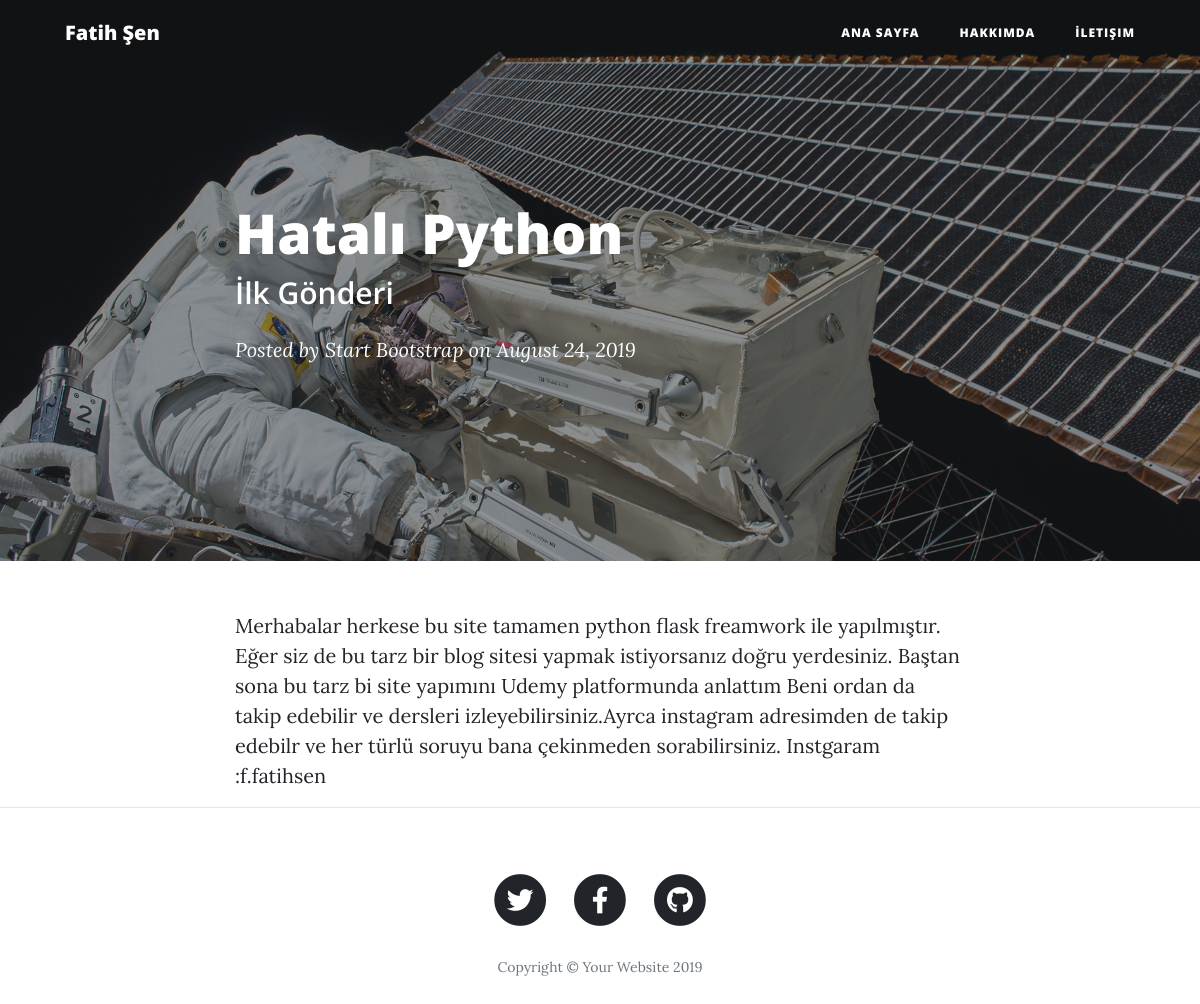
The page /post/hatalı-python-ilk-gönderi on the database its author committed.
### app.py (models this page shows)
class Posts(db.Model):
    num = db.Column(db.Integer, primary_key=True)
    baslik=db.Column(db.String(30), nullable=False)
    alt_bas = db.Column(db.String(30), nullable=False)
    url_yap=db.Column(db.String(30), nullable=False)
    içerik=db.Column(db.String(120), nullable=False)

### app.py (the view)
@app.route("/post/<string:url_yap>",methods=["GET","POST"])
def post(url_yap):
    if(request.method=="GET"):
        posto=Posts.query.filter_by(url_yap=url_yap).first()
        return render_template("post.html",posto=posto)
    return render_template("post.html")

### templates/post.html (shortened to what this page needs)
<!DOCTYPE html>
<html lang="en">
<head>
  <link rel="stylesheet" href="{{ url_for('static', filename='vendor/bootstrap/css/bootstrap.min.css') }}"/>
  <link href="{{ url_for('static', filename='vendor/fontawesome-free/css/all.min.css')}}" rel="stylesheet" type="text/css">
  <link href="{{ url_for('static', filename='css/clean-blog.min.css')}}" rel="stylesheet">
</head>
<body>
  <nav class="navbar navbar-expand-lg navbar-light fixed-top" id="mainNav">
    <div class="container">
      <a class="navbar-brand" href="/">Fatih Şen</a>
      <div class="collapse navbar-collapse" id="navbarResponsive">
        <ul class="navbar-nav ml-auto">
          <li class="nav-item">
            <a class="nav-link" href="/">Ana Sayfa</a>
          </li>
          <li class="nav-item">
            <a class="nav-link" href="/about">Hakkımda</a>
          </li>
          <li class="nav-item">
            <a class="nav-link" href="/contact">İletişim</a>
          </li>
        </ul>
      </div>
    </div>
  </nav>
  <header class="masthead" style="background-image: url('{{ url_for('static',filename= 'img/post-bg.jpg')}}') ">
    <div class="overlay"></div>
    <div class="container">
      <div class="row">
        <div class="col-lg-8 col-md-10 mx-auto">
          <div class="post-heading">
            <h1>{{posto.baslik}}</h1>
            <h2 class="subheading">{{ posto.alt_bas }}</h2>
            <span class="meta">Posted by
              <a href="#">Start Bootstrap</a>
              on August 24, 2019</span>
          </div>
        </div>
      </div>
    </div>
  </header>
  <article>
    <div class="container">
      <div class="row">
        <div class="col-lg-8 col-md-10 mx-auto">
            {{posto.içerik}}
        </div>
      </div>
    </div>
  </article>
  <hr>
  <footer>
    <div class="container">
      <div class="row">
        <div class="col-lg-8 col-md-10 mx-auto">
          <ul class="list-inline text-center">
            <li class="list-inline-item">
              <a href="#">
                <span class="fa-stack fa-lg">
                  <i class="fas fa-circle fa-stack-2x"></i>
                  <i class="fab fa-twitter fa-stack-1x fa-inverse"></i>
                </span>
              </a>
            </li>
            <li class="list-inline-item">
              <a href="#">
                <span class="fa-stack fa-lg">
                  <i class="fas fa-circle fa-stack-2x"></i>
                  <i class="fab fa-facebook-f fa-stack-1x fa-inverse"></i>
                </span>
              </a>
            </li>
            <li class="list-inline-item">
              <a href="#">
                <span class="fa-stack fa-lg">
                  <i class="fas fa-circle fa-stack-2x"></i>
                  <i class="fab fa-github fa-stack-1x fa-inverse"></i>
                </span>
              </a>
            </li>
          </ul>
          <p class="copyright text-muted">Copyright &copy; Your Website 2019</p>
        </div>
      </div>
    </div>
  </footer>
</body>
</html>

### rows shown on the page
Posts: baslik "Hatalı Python", alt_bas "İlk Gönderi", içerik "Merhabalar herkese bu site tamamen python flask freamwork ile yapılmıştır. Eğer siz de bu tarz bir blog sitesi yapmak istiyorsanız doğru yerdesiniz. Baştan sona bu tarz bi site yapımını Udemy platformunda anlattım Beni ordan da takip edebilir ve dersleri izleyebilirsiniz.Ayrca instagram adresimden de takip edebilr ve her türlü soruyu bana çekinmeden sorabilirsiniz. Instgaram :f.fatihsen"
